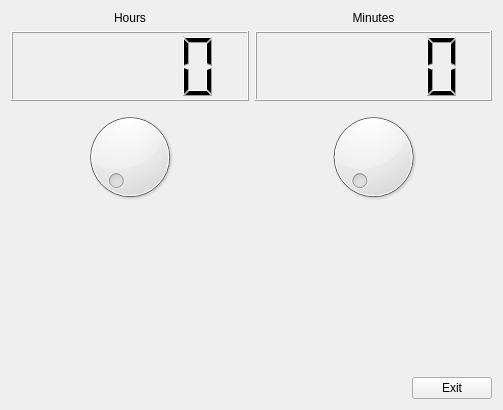
<?xml version="1.0" encoding="UTF-8"?>
<ui version="4.0">
 <class>MyForm</class>
 <widget class="QWidget" name="MyForm">
  <property name="geometry">
   <rect>
    <x>0</x>
    <y>0</y>
    <width>503</width>
    <height>410</height>
   </rect>
  </property>
  <property name="windowTitle">
   <string>Form</string>
  </property>
  <layout class="QHBoxLayout" name="horizontalLayout_3">
   <item>
    <layout class="QVBoxLayout" name="verticalLayout_6">
     <item>
      <layout class="QHBoxLayout" name="horizontalLayout_2">
       <item>
        <layout class="QVBoxLayout" name="verticalLayout_3">
         <item>
          <widget class="QLabel" name="label">
           <property name="text">
            <string>Hours</string>
           </property>
           <property name="alignment">
            <set>Qt::AlignCenter</set>
           </property>
          </widget>
         </item>
         <item>
          <layout class="QVBoxLayout" name="verticalLayout_2">
           <item>
            <widget class="QLCDNumber" name="lcdNumber">
             <property name="minimumSize">
              <size>
               <width>70</width>
               <height>70</height>
              </size>
             </property>
            </widget>
           </item>
           <item>
            <widget class="QDial" name="dial">
             <property name="minimumSize">
              <size>
               <width>70</width>
               <height>70</height>
              </size>
             </property>
             <property name="maximum">
              <number>23</number>
             </property>
            </widget>
           </item>
          </layout>
         </item>
        </layout>
       </item>
       <item>
        <layout class="QVBoxLayout" name="verticalLayout_4">
         <item>
          <widget class="QLabel" name="label_2">
           <property name="text">
            <string>Minutes</string>
           </property>
           <property name="alignment">
            <set>Qt::AlignCenter</set>
           </property>
          </widget>
         </item>
         <item>
          <layout class="QVBoxLayout" name="verticalLayout">
           <item>
            <widget class="QLCDNumber" name="lcdNumber_2">
             <property name="minimumSize">
              <size>
               <width>70</width>
               <height>70</height>
              </size>
             </property>
             <property name="layoutDirection">
              <enum>Qt::LeftToRight</enum>
             </property>
            </widget>
           </item>
           <item>
            <widget class="QDial" name="dial_2">
             <property name="minimumSize">
              <size>
               <width>70</width>
               <height>70</height>
              </size>
             </property>
             <property name="maximum">
              <number>59</number>
             </property>
            </widget>
           </item>
          </layout>
         </item>
        </layout>
       </item>
      </layout>
     </item>
     <item>
      <layout class="QHBoxLayout" name="horizontalLayout">
       <item>
        <spacer name="horizontalSpacer">
         <property name="orientation">
          <enum>Qt::Horizontal</enum>
         </property>
         <property name="sizeHint" stdset="0">
          <size>
           <width>40</width>
           <height>20</height>
          </size>
         </property>
        </spacer>
       </item>
       <item>
        <layout class="QVBoxLayout" name="verticalLayout_5">
         <item>
          <spacer name="verticalSpacer">
           <property name="orientation">
            <enum>Qt::Vertical</enum>
           </property>
           <property name="sizeHint" stdset="0">
            <size>
             <width>20</width>
             <height>40</height>
            </size>
           </property>
          </spacer>
         </item>
         <item>
          <widget class="QPushButton" name="pushButton">
           <property name="text">
            <string>Exit</string>
           </property>
          </widget>
         </item>
        </layout>
       </item>
      </layout>
     </item>
    </layout>
   </item>
  </layout>
 </widget>
 <resources/>
 <connections>
  <connection>
   <sender>dial_2</sender>
   <signal>valueChanged(int)</signal>
   <receiver>lcdNumber_2</receiver>
   <slot>display(int)</slot>
   <hints>
    <hint type="sourcelabel">
     <x>368</x>
     <y>265</y>
    </hint>
    <hint type="destinationlabel">
     <x>359</x>
     <y>166</y>
    </hint>
   </hints>
  </connection>
  <connection>
   <sender>dial</sender>
   <signal>valueChanged(int)</signal>
   <receiver>lcdNumber</receiver>
   <slot>display(int)</slot>
   <hints>
    <hint type="sourcelabel">
     <x>238</x>
     <y>209</y>
    </hint>
    <hint type="destinationlabel">
     <x>244</x>
     <y>153</y>
    </hint>
   </hints>
  </connection>
  <connection>
   <sender>pushButton</sender>
   <signal>released()</signal>
   <receiver>MyForm</receiver>
   <slot>close()</slot>
   <hints>
    <hint type="sourcelabel">
     <x>464</x>
     <y>321</y>
    </hint>
    <hint type="destinationlabel">
     <x>478</x>
     <y>274</y>
    </hint>
   </hints>
  </connection>
 </connections>
</ui>
